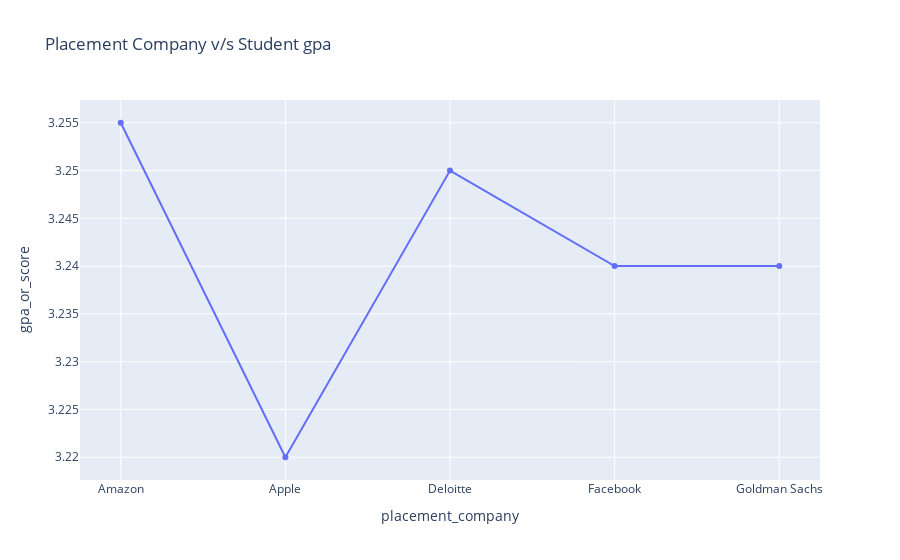

Notebook code for this chart:
### Code cell
fig = px.line(gpa_by_placement_company,x="placement_company", y="gpa_or_score",title= 'Placement Company v/s Student gpa',markers='o')
fig.show()

### Figure 1 — Plotly figure (JSON) as saved in the notebook; plotly's stock layout.template omitted (floating-point values rounded to 4 significant figures)
{"data": [{"hovertemplate": "placement_company=%{x}<br>gpa_or_score=%{y}<extra></extra>", "legendgroup": "", "line": {"color": "#636efa", "dash": "solid"}, "marker": {"symbol": "circle"}, "mode": "lines+markers", "name": "", "orientation": "v", "showlegend": false, "type": "scatter", "x": ["Amazon", "Apple", "Deloitte", "Facebook", "Goldman Sachs"], "xaxis": "x", "y": [3.255, 3.22, 3.25, 3.24, 3.24], "yaxis": "y"}], "layout": {"legend": {"tracegroupgap": 0}, "title": {"text": "Placement Company v/s Student gpa"}, "xaxis": {"anchor": "y", "domain": [0, 1], "title": {"text": "placement_company"}}, "yaxis": {"anchor": "x", "domain": [0, 1], "title": {"text": "gpa_or_score"}}}}
